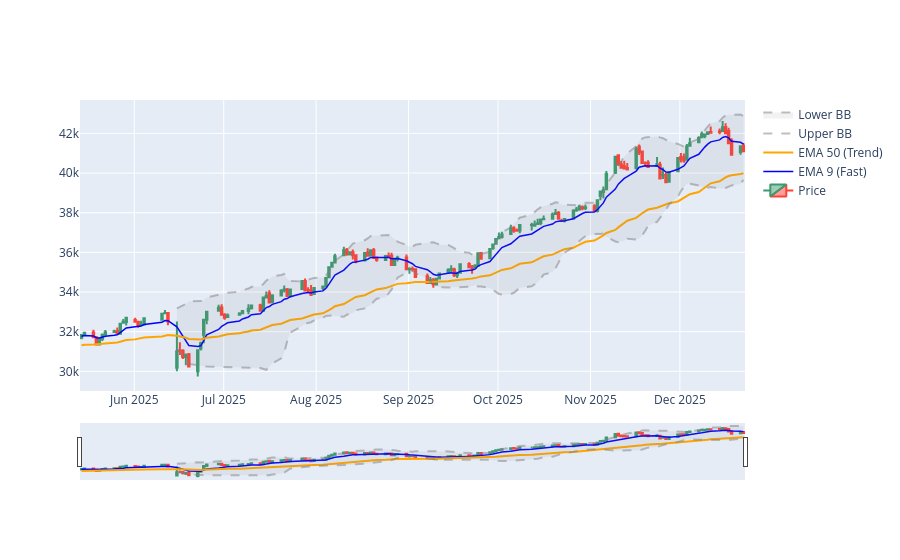

The code cell stored with this chart in its notebook:
### Markdown cell above
### Adding Volatility Bounds (Bollinger Bands)

### Code cell
ma20_sample = sample_df['close'].rolling(20).mean()
std20_sample = sample_df['close'].rolling(20).std()
fig_quant.add_trace(go.Scatter(x=sample_df['timestamp'], y=ma20_sample + (std20_sample*2), line=dict(color='rgba(128,128,128,0.5)', dash='dash'), name='Upper BB'))
fig_quant.add_trace(go.Scatter(x=sample_df['timestamp'], y=ma20_sample - (std20_sample*2), line=dict(color='rgba(128,128,128,0.5)', dash='dash'), name='Lower BB', fill='tonexty', fillcolor='rgba(128,128,128,0.1)'))

### Figure 1 — Plotly figure (JSON) as saved in the notebook; plotly's stock layout.template omitted (floating-point values rounded to 4 significant figures; data arrays with more than 128 entries replaced by an {"elided": "..."} marker saying what was removed)
{"data": [{"close": {"elided": "150 float values"}, "high": {"elided": "150 float values"}, "low": {"elided": "150 float values"}, "name": "Price", "open": {"elided": "150 float values"}, "type": "candlestick", "x": {"elided": "150 str values"}}, {"line": {"color": "blue", "width": 1.5}, "name": "EMA 9 (Fast)", "type": "scatter", "x": {"elided": "150 str values"}, "y": {"elided": "150 float values"}}, {"line": {"color": "orange", "width": 2}, "name": "EMA 50 (Trend)", "type": "scatter", "x": {"elided": "150 str values"}, "y": {"elided": "150 float values"}}, {"line": {"color": "rgba(128,128,128,0.5)", "dash": "dash"}, "name": "Upper BB", "type": "scatter", "x": {"elided": "150 str values"}, "y": {"elided": "150 float values"}}, {"fill": "tonexty", "fillcolor": "rgba(128,128,128,0.1)", "line": {"color": "rgba(128,128,128,0.5)", "dash": "dash"}, "name": "Lower BB", "type": "scatter", "x": {"elided": "150 str values"}, "y": {"elided": "150 float values"}}], "layout": {}}
